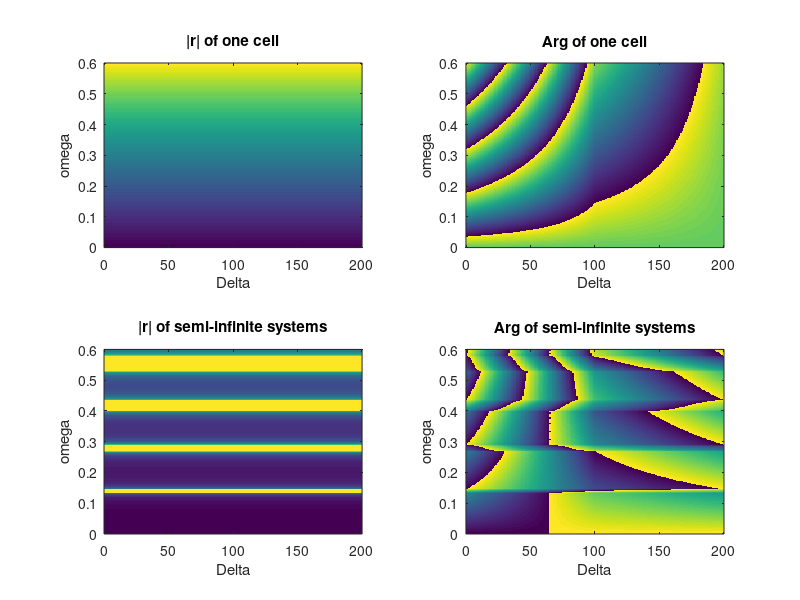

Write the MATLAB code that produced this figure.
% This program could simulate the paper of Li and Zww
clc,clear
%paramaters
L=100;D=2*L;h0=L/2;
Delta=0:001:D;%The length of l_0 to the left end of A
ne=1;%temp
ne1=5;%slab A
ne2=1.5;%slab B
h1=L;h2=L;
c=3e8;
w=0:0.001:0.6;
k=w*1e7*ne/c;
k1=w*1e7*ne1/c;
k2=w*1e7*ne2/c;
Z0=1/ne;% todo
Tc1=1+1j*tan(k*h0)/2;Tc2=1j*tan(k*h0)/2;Tc3=-1j*tan(k*h0)/2;Tc4=1-1j*tan(k*h0)/2;
P=[1,1;1/Z0,-1/Z0];
num1=length(w);
num2=length(Delta);
r=zeros(num2,num1);Arg=zeros(num2,num1);
r1=zeros(num2,num1);Arg1=zeros(num2,num1);
parfor n=1:num1%omega
    for m=1:num2%Delta
        Tc=[Tc1(n),Tc2(n);Tc3(n),Tc4(n)];
        if m<num2/2
            Th10=[exp(1j*k1(n)*Delta(m)),0;0,exp(-1j*k1(n)*Delta(m))];%todo:Th1 and Th2 will change when h0 change
            Th11=[exp(1j*k1(n)*(h1-Delta(m))),0;0,exp(-1j*k1(n)*(h1-Delta(m)))];
            Th2=[exp(1j*k2(n)*h2),0;0,exp(-1j*k2(n)*h2)];
            T=Th10*Tc*Th11*Th2;
        else
            Th1=[exp(1j*k1(n)*h1),0;0,exp(-1j*k1(n)*h1)];%todo:Th1 and Th2 will change when h0 change
            Th20=[exp(1j*k2(n)*(Delta(m)-h1)),0;0,exp(-1j*k2(n)*(Delta(m)-h1))];
            Th21=[exp(1j*k2(n)*(D-Delta(m))),0;0,exp(-1j*k2(n)*(D-Delta(m)))];
            T=Th1*Th20*Tc*Th21;
        end
        M=P*T*P^-1;
        Z=(M(1,1)-M(2,2)-sqrt((M(1,1)-M(2,2))^2+4*M(2,1)*M(1,2)))/(2*M(2,1));
        if real(Z)>0
            Z=(M(1,1)-M(2,2)-sqrt((M(1,1)-M(2,2))^2+4*M(2,1)*M(1,2)))/(2*M(2,1));
        else
            Z=(M(1,1)-M(2,2)+sqrt((M(1,1)-M(2,2))^2+4*M(2,1)*M(1,2)))/(2*M(2,1));
        end
        r1(m,n)=abs((Z-Z0)/(Z+Z0));
        Arg1(m,n)=angle((Z-Z0)/(Z+Z0));
%         if Arg1(m,n)<-pi+0.001&&Arg1(m,n)>-pi-0.001
%             Arg1(m,n)=pi;
%         end
        r(m,n)=abs(-T(2,1)./T(2,2));
        Arg(m,n)=angle(-T(2,1)./T(2,2));
    end
end
subplot(2,2,1)
imagesc(w,Delta,r);
title("|r| of one cell")
view([-90 90]);
box('on');
axis('ij');
xlabel("\omega");ylabel("\Delta");
subplot(2,2,2)
imagesc(w,Delta,Arg);
title("Arg of one cell")
view([-90 90]);
box('on');
axis('ij');
xlabel("\omega");ylabel("\Delta");
subplot(2,2,3)
imagesc(w,Delta,r1);
title("|r| of semi-infinite systems")
view([-90 90]);
box('on');
axis('ij');
xlabel("\omega");ylabel("\Delta");
subplot(2,2,4)
imagesc(w,Delta,Arg1);
title("Arg of semi-infinite systems")
view([-90 90]);
box('on');
axis('ij');
xlabel("\omega");ylabel("\Delta");